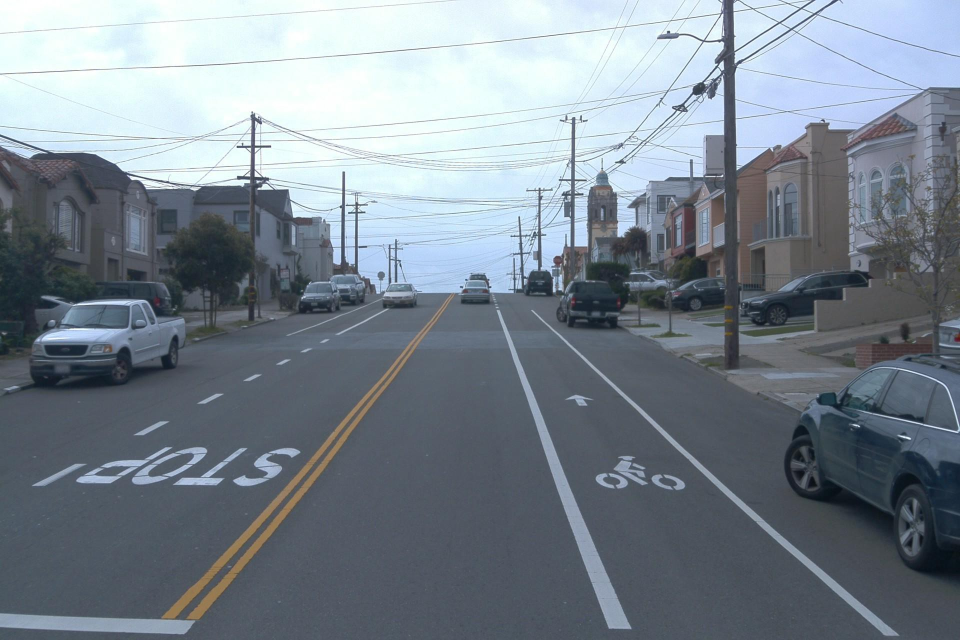
#> input picture sample.jpeg, 1920 x 1280 px (shown at 1/2 size)
$ python -i utils.py   (imports and definitions only)
#> lines starting #> are read from the running program, lines starting #| are printed output that depends on the picture; after the words box and inside, x2 and y2 are one past the last pixel; in counts of white or black regions, pixels touching at a corner belong together
#> further down, picture is the input picture: shape (1280, 1920, 3); mean B, G, R 142.6, 132.5, 122.1
import random
import cv2
import numpy as np


# [12 lines left out: function randomcrop, not called in this run]


def colorjitter(img, cj_type="b"):
    '''
    ### Different Color Jitter ###
    img: image
    cj_type: {b: brightness, s: saturation, c: constast}
    '''
#> called with cj_type = 'b'
    if cj_type == "b":
        # value = random.randint(-50, 50)
        value = np.random.choice(np.array([-50, -40, -30, 30, 40, 50]))
        hsv = cv2.cvtColor(img, cv2.COLOR_BGR2HSV)
#> hsv: shape (1280, 1920, 3); mean H, S, V 102.2, 44.2, 143.4
        h, s, v = cv2.split(hsv)
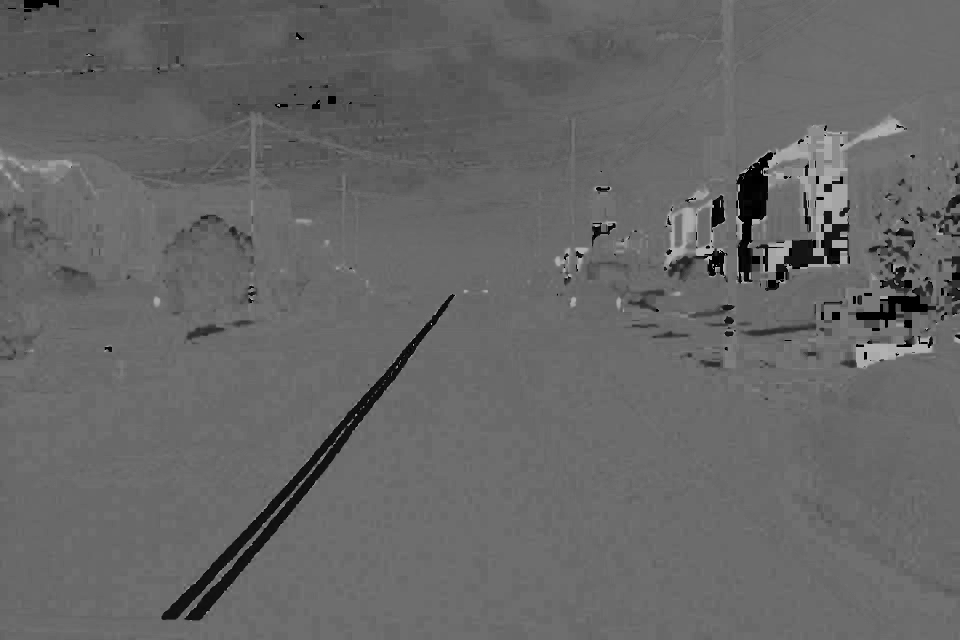
#> h: shape (1280, 1920) (shown at 1/2 size); min 0, max 179, mean 102.2
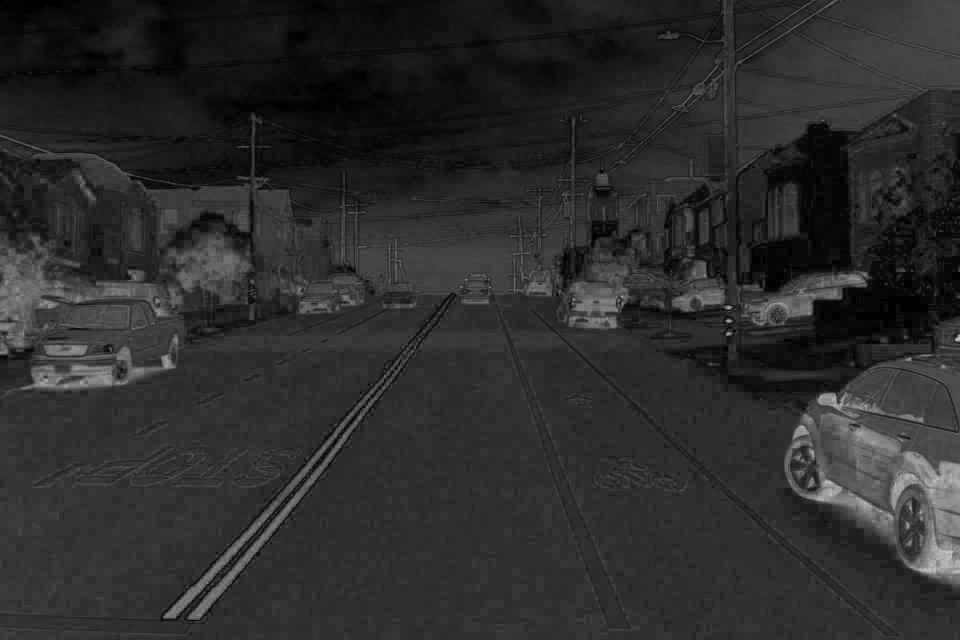
#> s: shape (1280, 1920) (shown at 1/2 size); min 0, max 208, mean 44.2
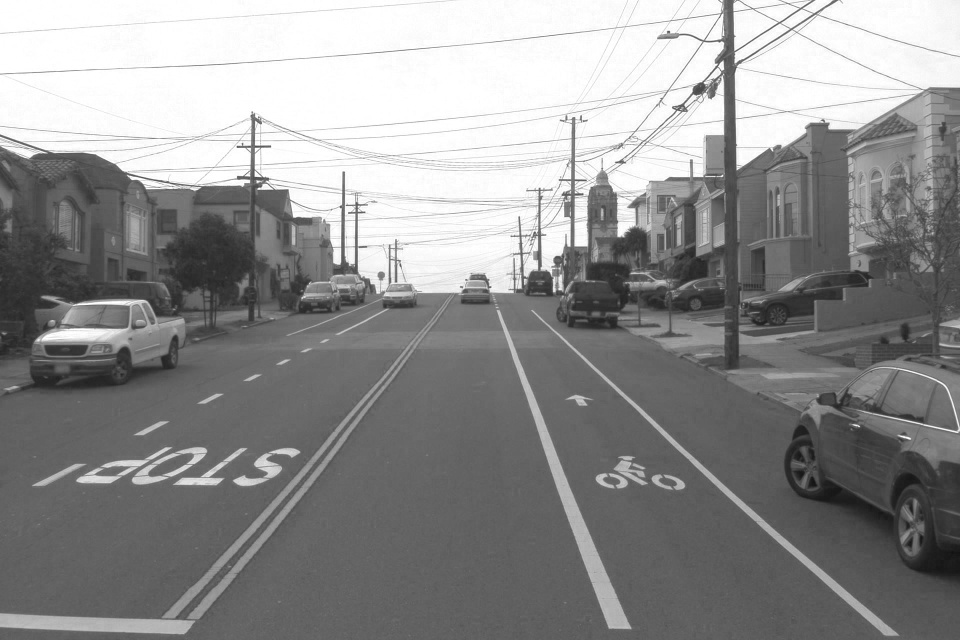
#> v: shape (1280, 1920) (shown at 1/2 size); min 16, max 255, mean 143.4
        if value >= 0:
            lim = 255 - value
            v[v > lim] = 255
#> v: shape (1280, 1920); 19.23% of pixels changed, all inside (x1, y1, x2, y2) = (0, 0, 1920, 971)
            v[v <= lim] += value
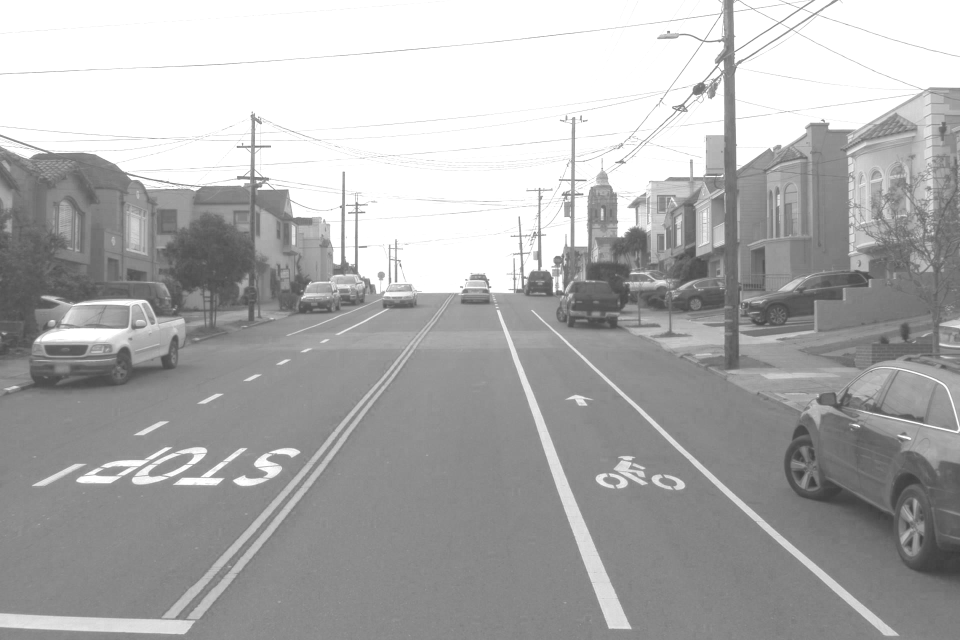
#> v: shape (1280, 1920) (shown at 1/2 size); min 56, max 255, mean 173.4
        else:
            lim = np.absolute(value)
            v[v < lim] = 0
            v[v >= lim] -= np.absolute(value)

        final_hsv = cv2.merge((h, s, v))
#> final_hsv: shape (1280, 1920, 3); mean H, S, V 102.2, 44.2, 173.4
        img = cv2.cvtColor(final_hsv, cv2.COLOR_HSV2BGR)
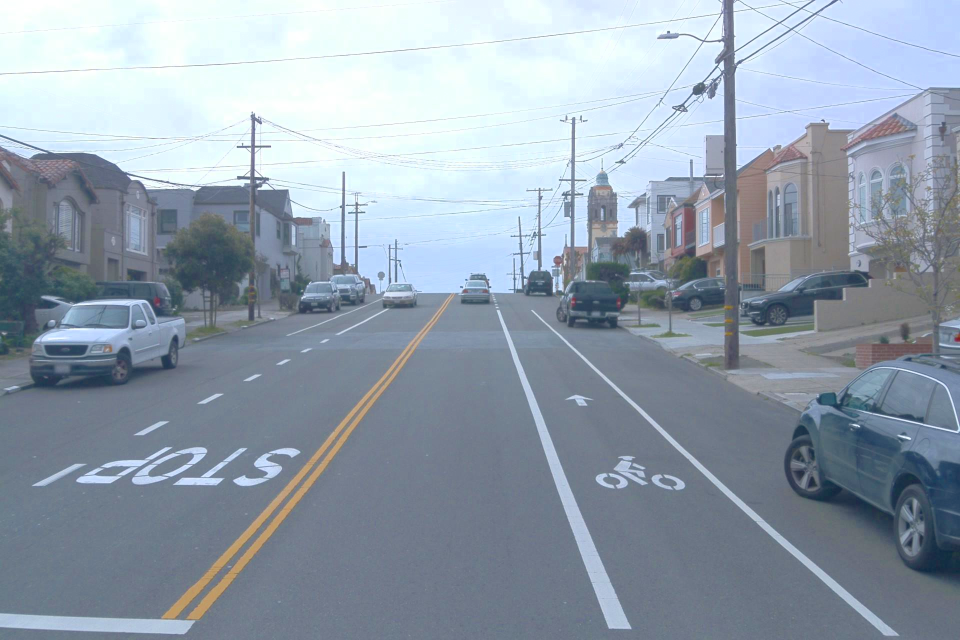
#> img: shape (1280, 1920, 3) (shown at 1/2 size); mean B, G, R 172.3, 158.9, 146.2
        return img

    elif cj_type == "s":
        # value = random.randint(-50, 50)
        value = np.random.choice(np.array([-50, -40, -30, 30, 40, 50]))
        hsv = cv2.cvtColor(img, cv2.COLOR_BGR2HSV)
        h, s, v = cv2.split(hsv)
        if value >= 0:
            lim = 255 - value
            s[s > lim] = 255
            s[s <= lim] += value
        else:
            lim = np.absolute(value)
            s[s < lim] = 0
            s[s >= lim] -= np.absolute(value)

        final_hsv = cv2.merge((h, s, v))
        img = cv2.cvtColor(final_hsv, cv2.COLOR_HSV2BGR)
        return img

    elif cj_type == "c":
        brightness = 10
        contrast = random.randint(40, 100)
        dummy = np.int16(img)
        dummy = dummy * (contrast/127+1) - contrast + brightness
        dummy = np.clip(dummy, 0, 255)
        img = np.uint8(dummy)
        return img


# [55 lines left out: functions noisy, filters, not called in this run]

>>> import cv2
>>> picture = cv2.imread('sample.jpeg')
>>> result = colorjitter(picture)
